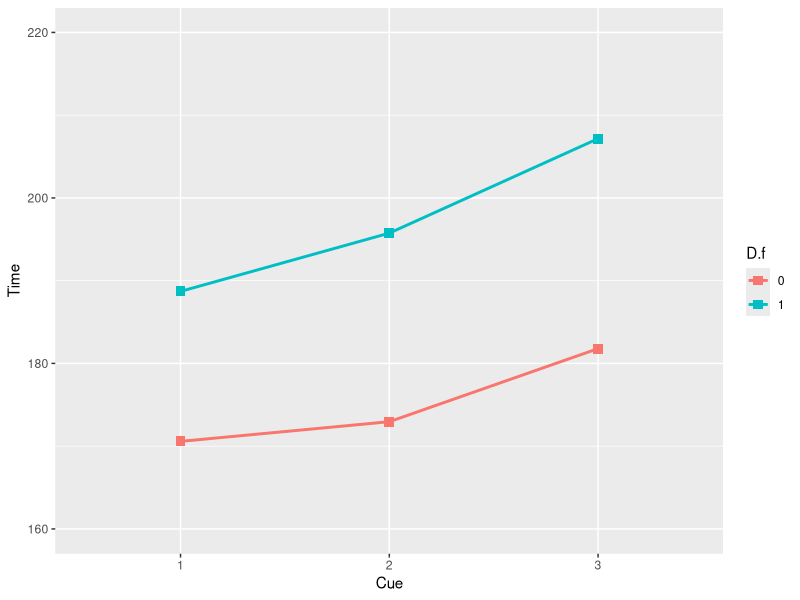

Here is the R script that generated this plot:
### Add packages we use in Assignment 2

library("plyr")
library("tidyverse")
library("nlme")
library("multcomp")
library("lmerTest")
library("foreign")

###################################################################################################################################################################################

#### 1. Graphical analysis

## Import the Cognitive data into R.

Cognitive <- read.csv(file = 'Cognitive.csv')
View(Cognitive)

## Factor the variables W, Cue, D and Subject.

Cognitive <- mutate(Cognitive, W.f = factor(W), Cue.f = factor(Cue), D.f = factor(D), Subject.f = factor(Subject))
View(Cognitive)

## Figure 1: Plot of the values of Time as a function of Cue grouped by D.

Table_1 <- ddply(Cognitive, c("Cue", "D.f"), summarise, n = length(Time), Time_mean = mean(Time), Time_stdev = sd(Time))
Table_1

ggplot(data = Table_1, aes(x = Cue, y = Time_mean)) +  
  geom_line(aes(Cue, Time_mean, colour = D.f), size = 1) +
  geom_point(aes(Cue, Time_mean, colour = D.f), size = 3, shape = 15) +
  scale_x_discrete(limits = c(1, 2, 3)) +
  scale_y_continuous(breaks=seq(160, 220, 20)) +
  ylim(160, 220) + 
  labs(x = "Cue", y = "Time")

## Create the C2 and C3 variables

Cognitive <- mutate(Cognitive, C2 = if_else(Cue == 2, 1, 0), C3 = if_else(Cue == 3, 1, 0))  
View(Cognitive)


############################################################################################################################################################

#### 3. Testing for random effects

## Testing the null hypothesis that the variance of the random effect of W is zero, using REML-based likelihood ratio test.

Model1 <- lme(Time ~ W + C2 + C3 + D + W:C2 + W:C3 + W:D + 
                C2:D + C3:D, random = ~ W | Subject.f, 
              weights = varIdent(form = ~ 1 | W), method = "REML", data = Cognitive)

Model2 <- lme(Time ~ W + C2 + C3 + D + W:C2 + W:C3 + W:D + 
                C2:D + C3:D, random = ~ 1 | Subject.f, 
              weights = varIdent(form = ~ 1 | W), method = "REML", data = Cognitive) # Fitting model 2 using REML

# Obtaining the likelihood ratio observed test statistic, LRT = 2ln(LRR) - 2ln(LNR).

anova(Model1, Model2) # Obtain ln(LRR) and ln(LNR)
LRT <- anova(Model1, Model2)$L.Ratio[-1] # Obtain LRT = 2ln(LRR) - 2ln(LNR)

# Calculating the p-value for the REML based likelihood ratio test

p_value <- (0.5 * pchisq(LRT, df = 1, lower.tail = FALSE)) + (0.5 * pchisq(LRT, df = 2, lower.tail = FALSE))
p_value

############################################################################################################################################################

#### 4. Variance-covariance estimates of the final linear mixed model

## D matrix

D_hat <- getVarCov(Model1)[-3,] # Gives the D matrix
D_hat

## R matrix

R_hat <- getVarCov(Model1, type = "conditional")[[1]]
R_hat


######################################################################################################################################################

#### 5. Fixed effect estimates of the final linear mixed model

## Table 2: The estimates of the fixed effects in model 1.

Table_2 <- summary(Model1)$tTable
round(Table_2, 4)

## beta9 - beta8

C <- matrix(c(0, 0, 0, 0, 0, 0, 0, 0, -1, 1), 1)
beta_Contrast <- glht(Model1, linfct = C)
summary(beta_Contrast)
